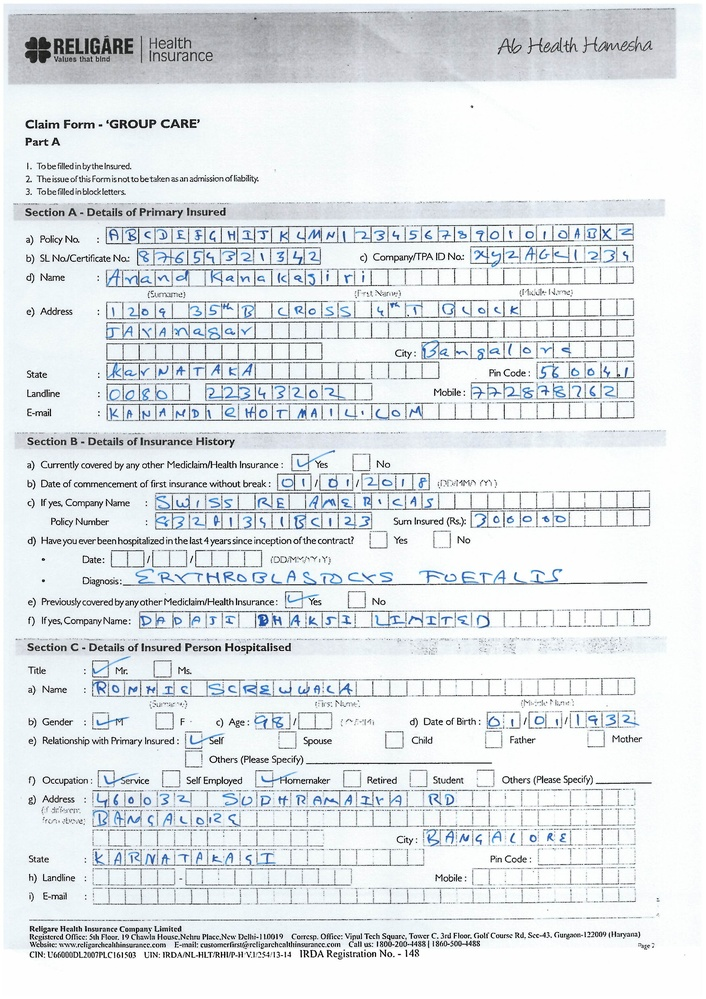
#> input picture data/input_forms/form_sample01.jpg, 706 x 999 px, shrunk from 2480 x 3508 before the run
$ python -i preprocessing.py   (imports and definitions only)
#> lines starting #> are read from the running program, lines starting #| are printed output that depends on the picture; after the words box and inside, x2 and y2 are one past the last pixel; in counts of white or black regions, pixels touching at a corner belong together
import cv2
import numpy as np

def preprocess(img_grey):
    (thresh, img) = cv2.threshold(img_grey, 128, 255, cv2.THRESH_BINARY | cv2.THRESH_OTSU)
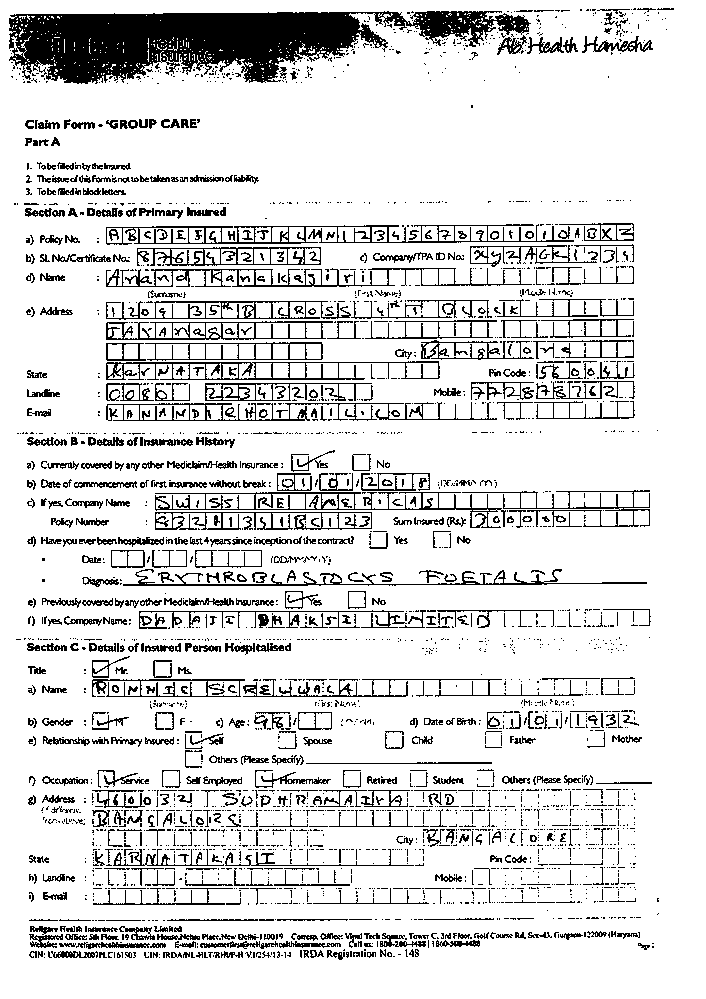
#> img: shape (999, 706); 86.3% white; 2828 black regions (2198 under 20 px), largest, box (x1, y1, x2, y2) and area: (9, 11, 531, 84) 21084, (106, 224, 574, 245) 2167, (155, 492, 506, 528) 1869
#> thresh = 192
    # Taking a matrix of size 5 as the kernel
    # The first parameter is the original image,
    # kernel is the matrix with which image is
    # convolved and third parameter is the number
    # of iterations, which will determine how much
    # you want to erode/dilate a given image.
    kernel = np.ones((2,2), np.uint8)
    img = cv2.erode(img, kernel, iterations=2)
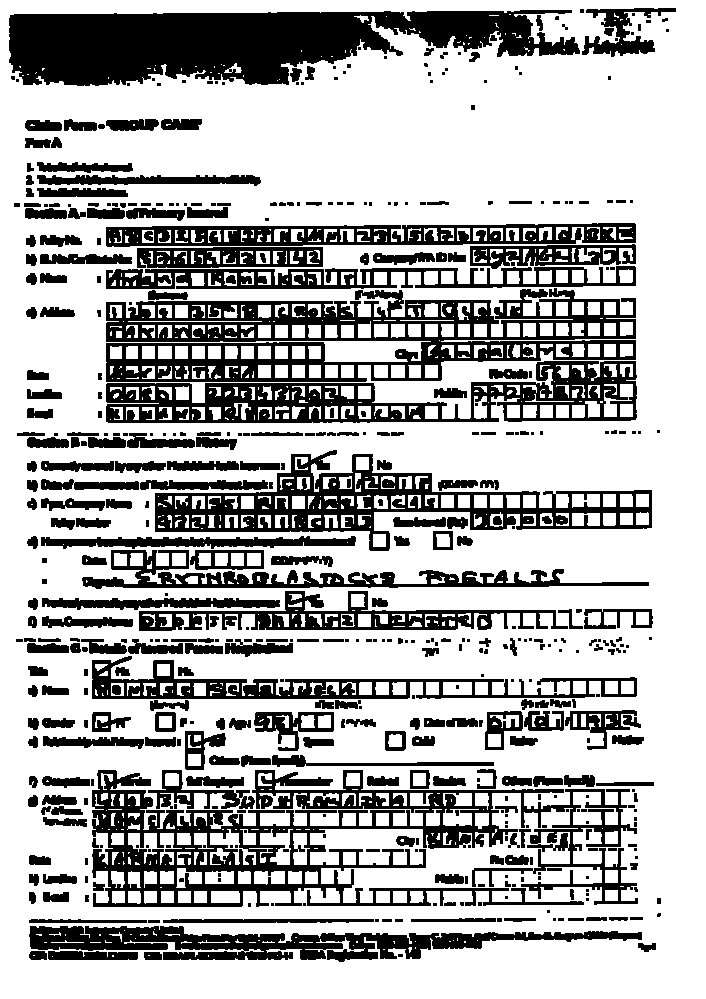
#> img: shape (999, 706); 69.8% white; 510 black regions (193 under 20 px), largest, box (x1, y1, x2, y2) and area: (9, 10, 580, 86) 28286, (92, 770, 638, 907) 26275, (106, 288, 636, 382) 22344

    img = cv2.bitwise_not(img)
    th2 = cv2.adaptiveThreshold(img,255, cv2.ADAPTIVE_THRESH_MEAN_C,cv2.THRESH_BINARY,15,-2)
#> th2: shape (999, 706); 28% white; 510 white regions (193 under 20 px), largest, box (x1, y1, x2, y2) and area: (92, 770, 638, 907) 26275, (106, 288, 636, 382) 22344, (155, 450, 652, 551) 13970
    horizontal = th2
    #vertical = th2
    rows,cols = horizontal.shape
#> rows = 999; cols = 706
    horizontalsize = int(cols / 45)
#> horizontalsize = 15
    horizontalStructure = cv2.getStructuringElement(cv2.MORPH_RECT, (horizontalsize,1))
    horizontal = cv2.erode(horizontal, horizontalStructure, (-1, -1))
#> horizontal: shape (999, 706); 11.9% white; 535 white regions (223 under 20 px), largest, box (x1, y1, x2, y2) and area: (162, 506, 645, 515) 2564, (16, 12, 399, 21) 2502, (113, 358, 534, 366) 2054
    horizontal = cv2.dilate(horizontal, horizontalStructure, (-1, -1))
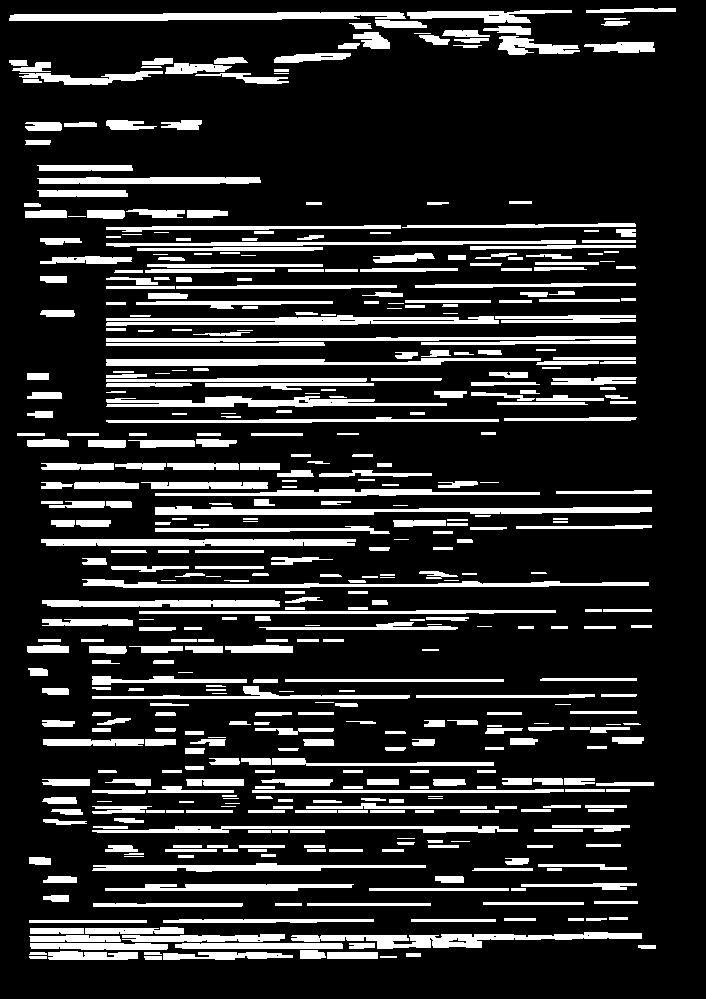
#> horizontal: shape (999, 706); 17% white; 492 white regions (43 under 20 px), largest, box (x1, y1, x2, y2) and area: (155, 506, 652, 515) 2830, (9, 12, 406, 21) 2698, (291, 932, 642, 949) 2670
    cv2.imwrite("./../data/temp/horizontal.jpg", horizontal)
    cv2.waitKey(0)
    cv2.destroyAllWindows()
    #inverse the image, so that lines are black for masking
    horizontal_inv = cv2.bitwise_not(horizontal)
    #perform bitwise_and to mask the lines with provided mask
    masked_img = cv2.bitwise_and(img, img, mask=horizontal_inv)
#> masked_img: shape (999, 706); 13.2% white; 2717 white regions (1546 under 20 px), largest, box (x1, y1, x2, y2) and area: (9, 19, 375, 78) 15604, (399, 18, 498, 39) 1122, (553, 832, 582, 864) 308
    #reverse the image back to normal
    masked_img_inv = cv2.bitwise_not(masked_img)
    cv2.imwrite("./../data/temp/temp1.jpg", masked_img_inv)

    # Vertical libe removal
    img2 = cv2.imread("./../data/temp/temp1.jpg")
#> img2: shape (999, 706, 3); min 0, max 255, mean 221.2
    img2 =cv2.cvtColor(img2,cv2.COLOR_BGR2GRAY)
#> img2: shape (999, 706)

    img2 = cv2.bitwise_not(img2)
    th3 = cv2.adaptiveThreshold(img2,255, cv2.ADAPTIVE_THRESH_MEAN_C,cv2.THRESH_BINARY,15,-2)
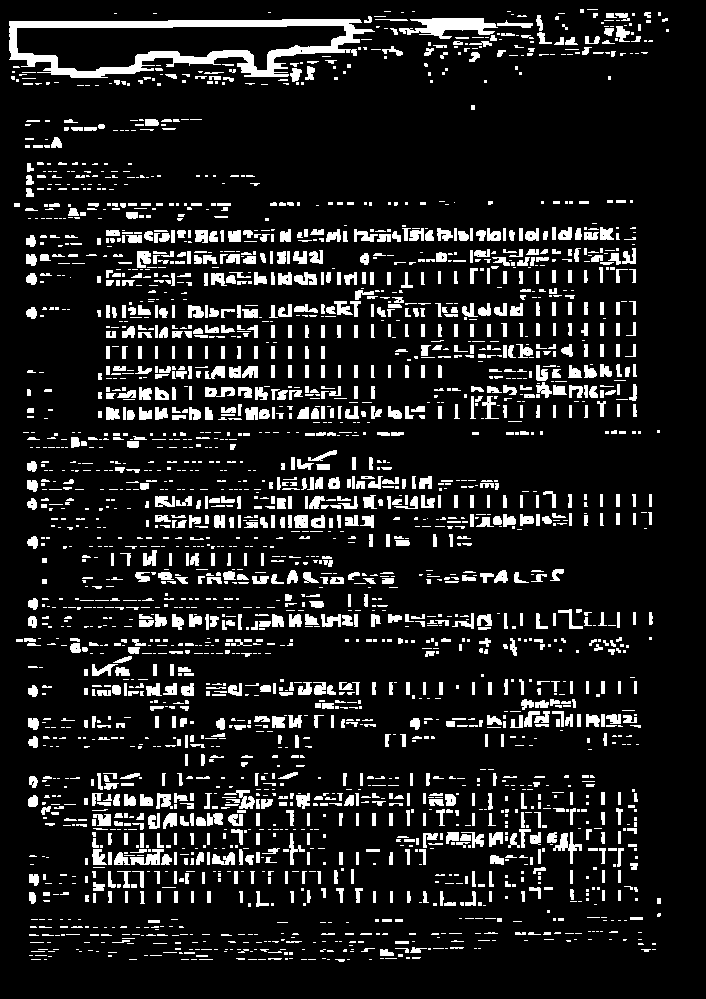
#> th3: shape (999, 706); 11.9% white; 2720 white regions (1549 under 20 px), largest, box (x1, y1, x2, y2) and area: (9, 19, 375, 78) 6363, (399, 18, 498, 39) 1122, (553, 832, 582, 864) 308
    vertical = th3
    verticalsize = int(rows / 70)
#> verticalsize = 14
    verticalStructure = cv2.getStructuringElement(cv2.MORPH_RECT, (1, verticalsize))
    vertical = cv2.erode(vertical, verticalStructure, (-1, -1))
#> vertical: shape (999, 706); 0.2% white; 109 white regions (97 under 20 px), largest, box (x1, y1, x2, y2) and area: (10, 28, 17, 54) 175, (267, 57, 274, 71) 90, (427, 25, 444, 33) 69
    vertical = cv2.dilate(vertical, verticalStructure, (-1, -1))
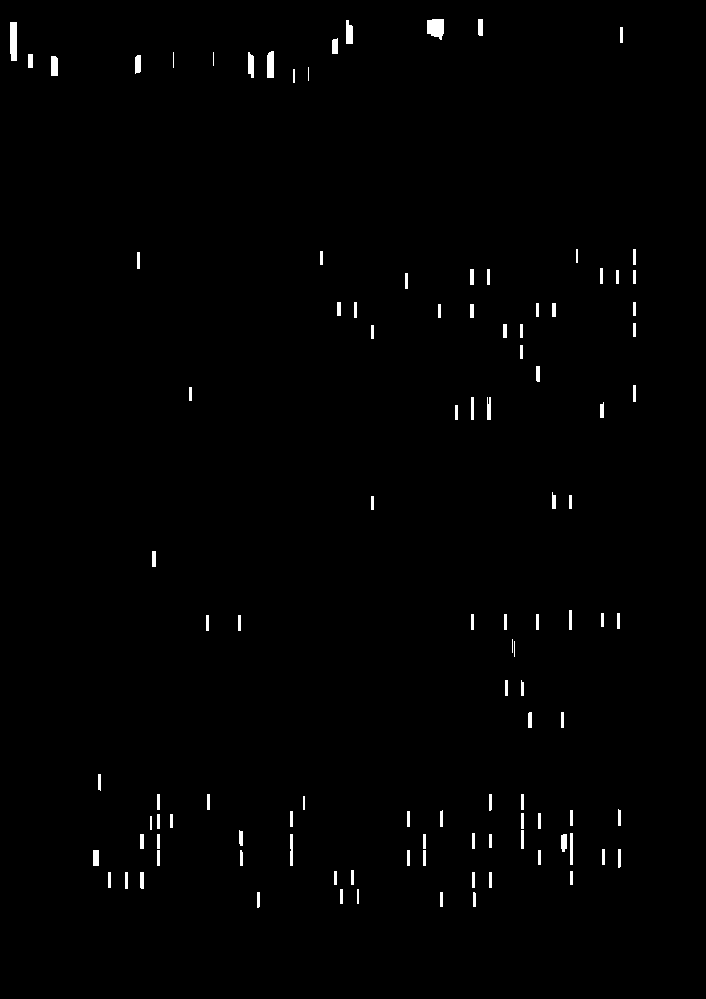
#> vertical: shape (999, 706); 0.89% white; 109 white regions (5 under 20 px), largest, box (x1, y1, x2, y2) and area: (427, 19, 444, 40) 290, (10, 22, 17, 61) 266, (267, 51, 274, 78) 181
    cv2.imwrite("./../data/temp/vertical.jpg", vertical)

    vertical_inv = cv2.bitwise_not(vertical)
    #perform bitwise_and to mask the lines with provided mask
    masked_img2 = cv2.bitwise_and(img2, img2, mask=vertical_inv)
    #reverse the image back to normal
    masked_img_inv2 = cv2.bitwise_not(masked_img2)
    #cv2.imshow("vertical_bitwise_not", vertical)
    cv2.imwrite("./../data/temp/temp2.jpg", masked_img_inv2)

    #Remove spots from the final output
    image = cv2.imread('./../data/temp/temp2.jpg')
#> image: shape (999, 706, 3); min 0, max 255, mean 223.3
    # Denoising spots
    #image = cv2.fastNlMeansDenoisingColored(image,None,10,10,7,30)
    img_bw = 255*(cv2.cvtColor(image, cv2.COLOR_BGR2GRAY) > 5).astype('uint8')
#> img_bw: shape (999, 706); 87.8% white; 2883 black regions (1755 under 20 px), largest, box (x1, y1, x2, y2) and area: (9, 19, 362, 78) 13939, (410, 18, 484, 31) 493, (205, 387, 235, 397) 205
    se1 = cv2.getStructuringElement(cv2.MORPH_RECT, (5,5))
    se2 = cv2.getStructuringElement(cv2.MORPH_RECT, (2,2))
    img_mask = cv2.morphologyEx(img_bw, cv2.MORPH_CLOSE, se1)
#> img_mask: shape (999, 706); 96.2% white; 248 black regions, largest, box (x1, y1, x2, y2) and area: (17, 19, 346, 78) 13777, (444, 18, 478, 30) 408, (106, 408, 118, 419) 115
    img_mask = cv2.morphologyEx(img_mask, cv2.MORPH_OPEN, se2)
#> img_mask: shape (999, 706); 96.2% white; 244 black regions, largest, box (x1, y1, x2, y2) and area: (18, 20, 347, 79) 13801, (445, 19, 479, 31) 408, (296, 516, 309, 526) 116

    img_mask = np.dstack([img_mask, img_mask, img_mask]) / 255
    output = image * img_mask
    cv2.imwrite('./../data/temp/output.png', output)
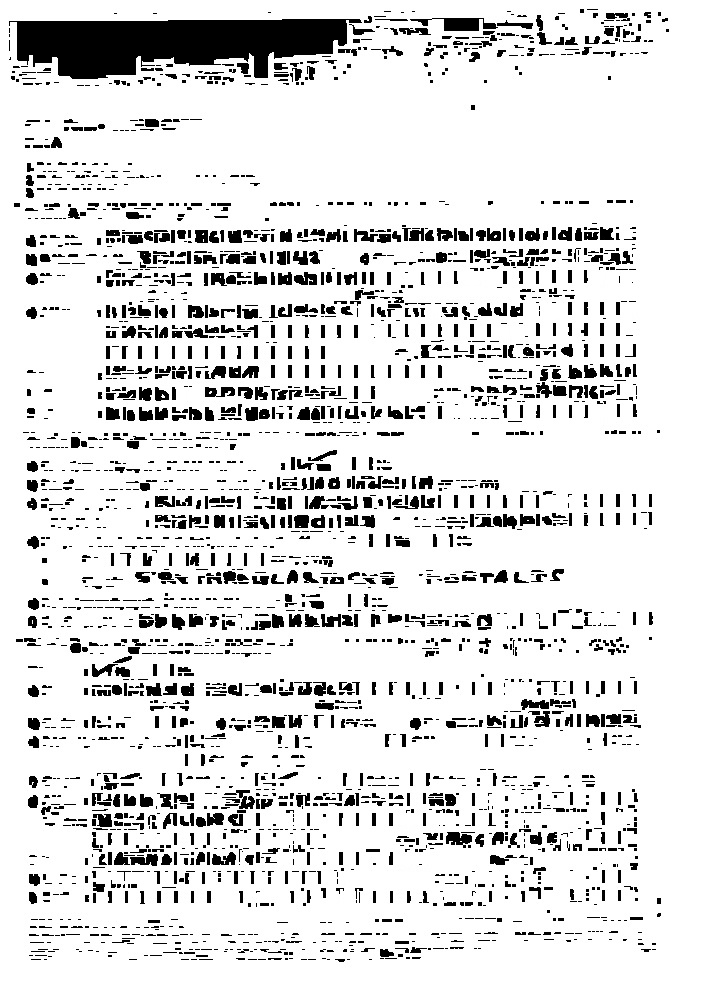
#> saved as output.png: shape (999, 706, 3); min 0, max 255, mean 222.4
    cv2.waitKey(0)
    cv2.destroyAllWindows()

#img = cv2.imread("./../data/input_forms/form_sample01.jpg")
#img=cv2.cvtColor(img,cv2.COLOR_BGR2GRAY)
#preprocess(img)

>>> import cv2
>>> picture = cv2.imread('../data/input_forms/form_sample01.jpg', cv2.IMREAD_GRAYSCALE)
>>> result = preprocess(picture)
